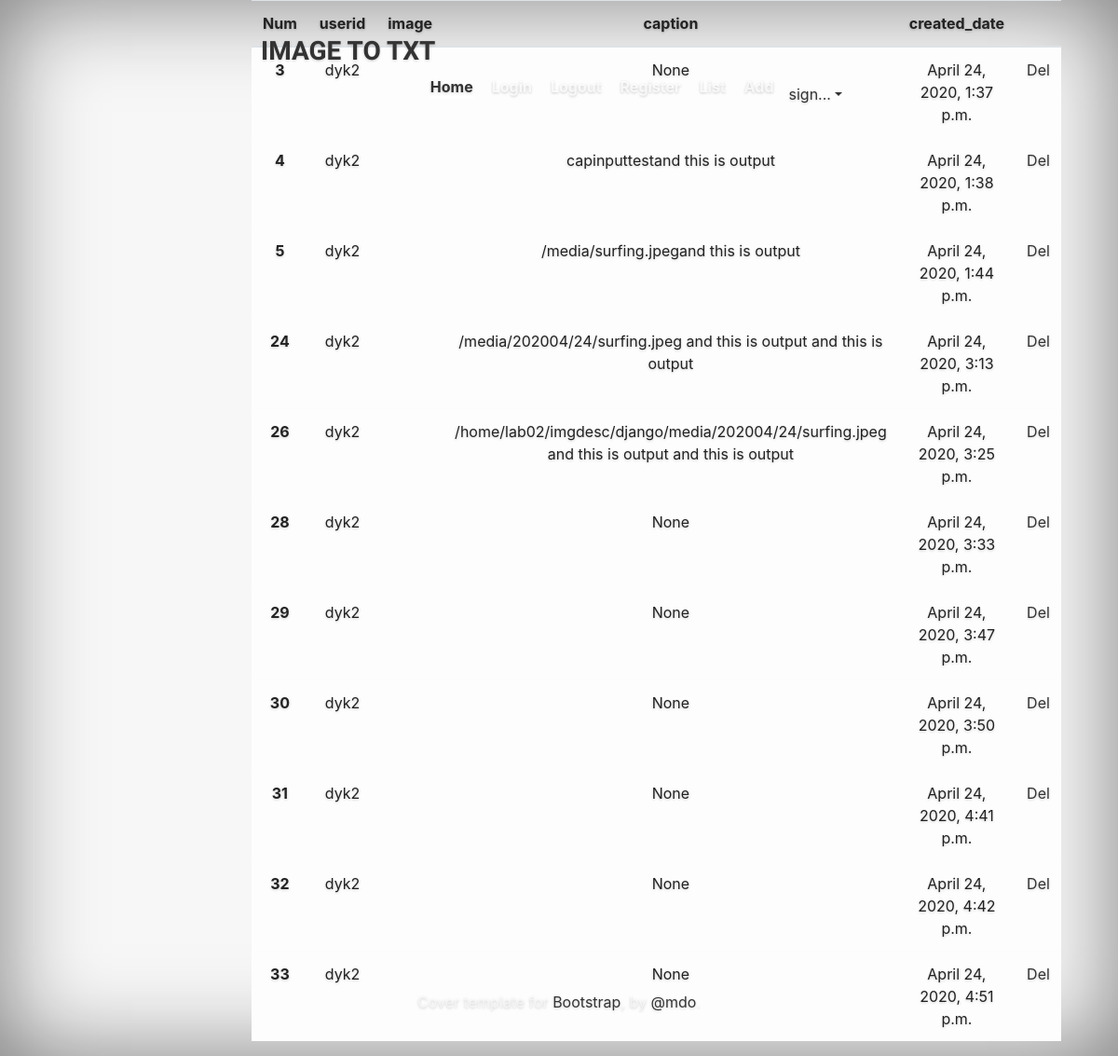
The page /imgdesc/list/ on the database as committed earlier.
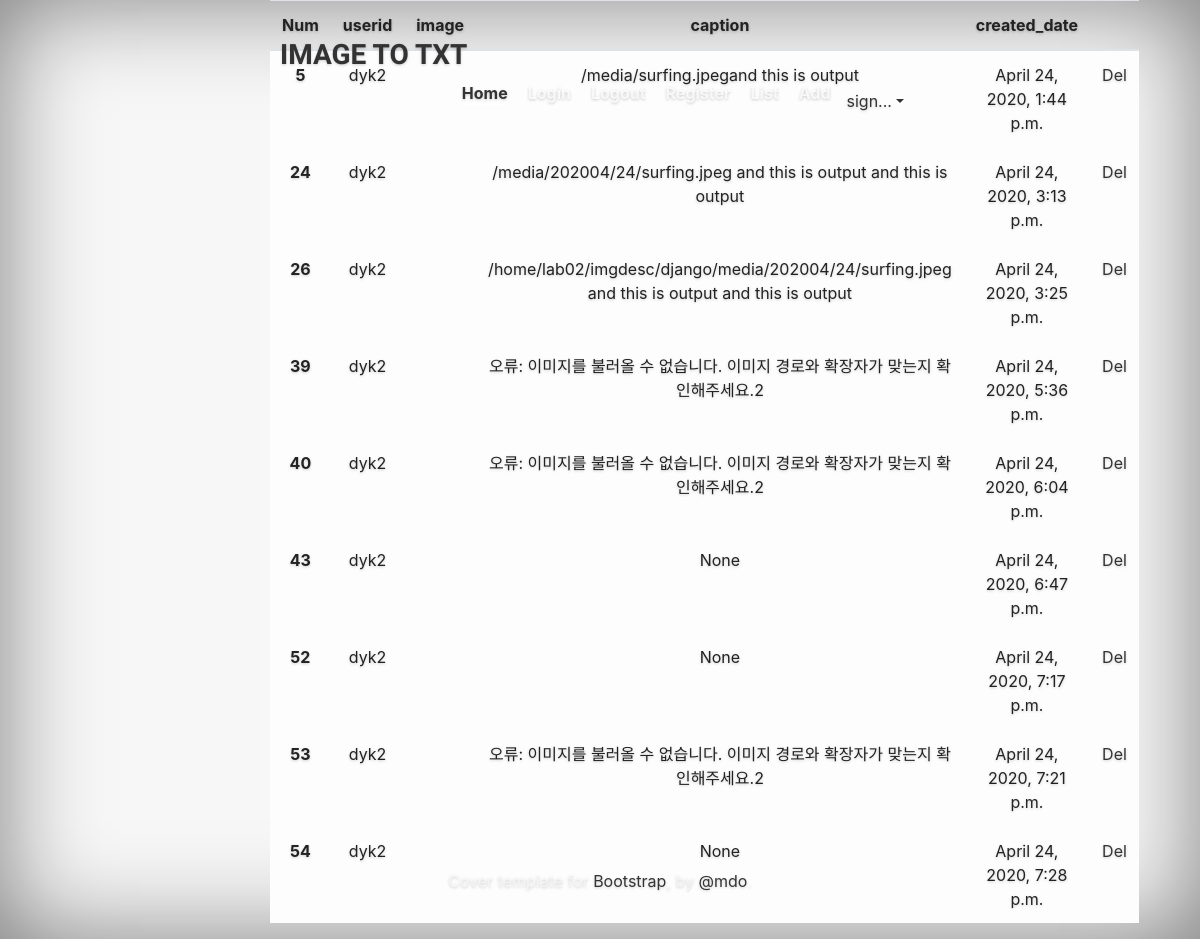
The same page on the database as committed later.
### imgdesc/models.py (models this page shows, shortened)
class ImgdescDB(models.Model):
    img_no = models.AutoField(primary_key=True, blank=True)
    userid = models.ForeignKey(User, models.DO_NOTHING, db_column='userID')  # Field name made lowercase.
    photo = models.ImageField(upload_to="%Y%m/%d", null=False)
    caption = models.CharField(max_length=100, blank=True, null=True)
    created_date = models.DateTimeField(default=timezone.now)

### imgdesc/views.py (the view)
# urls.py: path('list/', views.ListView.as_view(), name='list'),
class ListView(generic.TemplateView):
    def get(self, request, *args, **kwargs):
        mydb = ImgdescDB.objects.all()
        return render(request, 'imgdesc/list.html', {'mydb' : mydb})    #리턴에 'user': request.user 지움.for templatetags

### templates/imgdesc/list.html
{% extends 'imgdesc/header.html' %}
{% block content %}
<table class="table table-hover">
  <thead>
    <tr>
      <th scope="col">Num</th>
      <th scope="col">userid</th>
      <th scope="col">image</th>
      <th scope="col">caption</th>
      <th scope="col">created_date</th>
      <th scope="col"></th>
    </tr>
  </thead>
  <tbody>
  {% for lst in mydb %}
    <tr class="table-light">
      <th scope="row">{{ lst.img_no }}</th>
      <td>{{ lst.userid }}</td>
      <td>
        {% if lst.photo %}
          <img src="{{ lst.photo.url }}" width="100px" alt=""></td>
        {% endif %}
      </td>
      <td>{{ lst.caption }}</td>
      <td>{{ lst.created_date }}</td>
      <td><a href="{% url 'imgdesc:board' pk=lst.pk mode='del' %}">Del</a></td>
    </tr>
  {% endfor %}
  </tbody>
</table>
{% endblock %}

### templates/imgdesc/header.html (shortened to what this page needs)
{% load static %}
<!DOCTYPE html>
<html lang="ko">
  <head>
    <link rel="stylesheet" href="{% static 'imgdesc/css/bootstrap_theme.css' %}">
    <link href="{% static 'imgdesc/css/custom.css' %}" rel="stylesheet">
  </head>
  <body>
    <div class="site-wrapper">
      <div class="site-wrapper-inner">
        <div class="cover-container">
          <div class="masthead clearfix">
            <div class="inner">
              <h3 class="masthead-brand">IMAGE TO TXT</h3>
              <nav>
                <ul class="nav masthead-nav">
                  <li class="active"><a href="{% url 'index' %}">Home</a></li>
                  <li><a href="{% url 'accounts:signin'%}">Login</a></li>
                  <li><a href="{% url 'accounts:signout'%}">Logout</a></li>
                  <li><a href="{% url 'accounts:signup'%}">Register</a></li>
                  <li><a href="{% url 'imgdesc:list' %}">List</a></li>
                  <li><a href="{% url 'imgdesc:board' pk=0 mode='add' %}">Add</a></li>
                  {% if user.is_authenticated %}
                  <ul class="nav nav-pills">
                    <li class="nav-item dropdown">
                      <a class="nav-link dropdown-toggle" data-toggle="dropdown" href="#" role="button" aria-haspopup="true" aria-expanded="false">{% firstof user.username %}</a>
                      <div class="dropdown-menu" style="">
                        <a class="dropdown-item" href="#">logout</a>
                      </div>
                    </li>
                  </ul>
                  {% else %}
                  <ul class="nav nav-pills">
                    <li class="nav-item dropdown">
                      <a class="nav-link dropdown-toggle" data-toggle="dropdown" href="#" role="button" aria-haspopup="true" aria-expanded="false">sign...</a>
                    </li>
                  </ul>
                  {% endif %}
                </ul>
              </nav>
            </div>
          </div>
          <div class="inner cover">
            {% block content %}
            {% endblock %}
          </div>
          <div class="mastfoot">
            <div class="inner">
              <p>Cover template for <a href="http://getbootstrap.com">Bootstrap</a>, by <a href="https://twitter.com/mdo">@mdo</a>.</p>
            </div>
          </div>
        </div>
      </div>
    </div>
</body></html>

### static/imgdesc/css/custom.css (style rules this page uses)
a, a:focus, a:hover { color: #333333; }
html, body { height: 100%; background-color: #f7f7f7; }
body { color: #333333; text-align: center; text-shadow: 0 1px 3px rgba(0,0,0,.2); }
.site-wrapper { display: table; width: 100%; height: 100%; min-height: 100%; -webkit-box-shadow: inset 0 0 100px rgba(0,0,0,.5); box-shadow: inset 0 0 100px rgba(0,0,0,.5); }
.site-wrapper-inner { display: table-cell; vertical-align: top; }
.cover-container { margin-right: auto; margin-left: auto; }
.inner { padding: 30px; }
.masthead-brand { margin-top: 10px; margin-bottom: 10px; }
.masthead-nav > li { display: inline-block; }
.masthead-nav > li + li { margin-left: 20px; }
.masthead-nav > li > a { padding-right: 0; padding-left: 0; font-size: 16px; font-weight: bold; color: #333333; color: rgba(255,255,255,.75); border-bottom: 2px solid transparent; }
.masthead-nav > .active > a, .masthead-nav > .active > a:hover, .masthead-nav > .active > a:focus { color: #333333; border-bottom-color: #fff; }
@media (min-width: 768px) { .masthead-brand { float: left; } }
@media (min-width: 768px) { .masthead-nav { float: right; } }
.cover { padding: 0 20px; }
.mastfoot { color: #999; color: rgba(255,255,255,.5); }
@media (min-width: 768px) { .masthead { position: fixed; top: 0; } }
@media (min-width: 768px) { .mastfoot { position: fixed; bottom: 0; } }
@media (min-width: 768px) { .site-wrapper-inner { vertical-align: middle; } }
@media (min-width: 768px) { .masthead, .mastfoot, .cover-container { width: 100%; } }
@media (min-width: 992px) { .masthead, .mastfoot, .cover-container { width: 700px; } }

Rows that differ between the two databases and show on the page:
removed ImgdescDB: img_no "3", userid "dyk2", caption "None", created_date "April 24, 2020, 1:37 p.m."
removed ImgdescDB: img_no "4", userid "dyk2", caption "capinputtestand this is output", created_date "April 24, 2020, 1:38 p.m."
removed ImgdescDB: img_no "28", userid "dyk2", caption "None", created_date "April 24, 2020, 3:33 p.m."
removed ImgdescDB: img_no "29", userid "dyk2", caption "None", created_date "April 24, 2020, 3:47 p.m."
removed ImgdescDB: img_no "30", userid "dyk2", caption "None", created_date "April 24, 2020, 3:50 p.m."
removed ImgdescDB: img_no "31", userid "dyk2", caption "None", created_date "April 24, 2020, 4:41 p.m."
removed ImgdescDB: img_no "32", userid "dyk2", caption "None", created_date "April 24, 2020, 4:42 p.m."
removed ImgdescDB: img_no "33", userid "dyk2", caption "None", created_date "April 24, 2020, 4:51 p.m."
added ImgdescDB: img_no "39", userid "dyk2", caption "오류: 이미지를 불러올 수 없습니다. 이미지 경로와 확장자가 맞는지 확인해주세요.2", created_date "April 24, 2020, 5:36 p.m."
added ImgdescDB: img_no "40", userid "dyk2", caption "오류: 이미지를 불러올 수 없습니다. 이미지 경로와 확장자가 맞는지 확인해주세요.2", created_date "April 24, 2020, 6:04 p.m."
added ImgdescDB: img_no "43", userid "dyk2", caption "None", created_date "April 24, 2020, 6:47 p.m."
added ImgdescDB: img_no "52", userid "dyk2", caption "None", created_date "April 24, 2020, 7:17 p.m."
added ImgdescDB: img_no "53", userid "dyk2", caption "오류: 이미지를 불러올 수 없습니다. 이미지 경로와 확장자가 맞는지 확인해주세요.2", created_date "April 24, 2020, 7:21 p.m."
added ImgdescDB: img_no "54", userid "dyk2", caption "None", created_date "April 24, 2020, 7:28 p.m."
